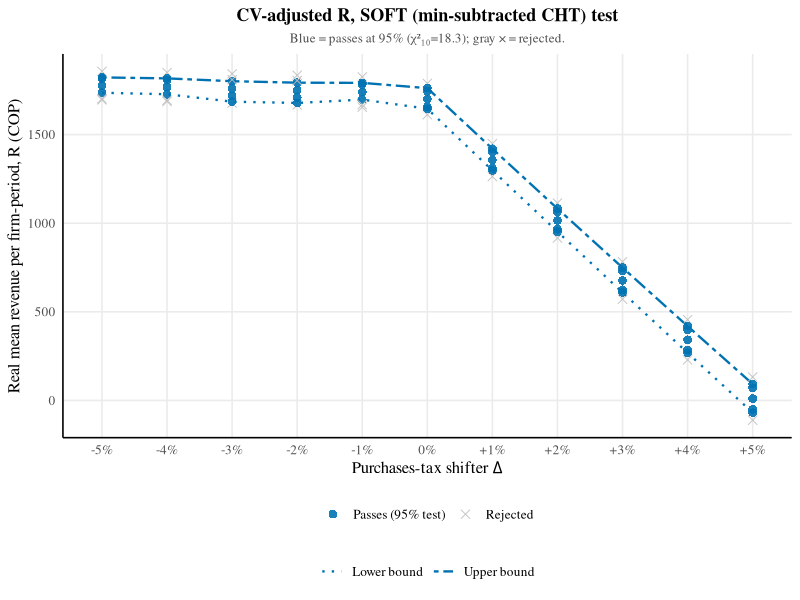
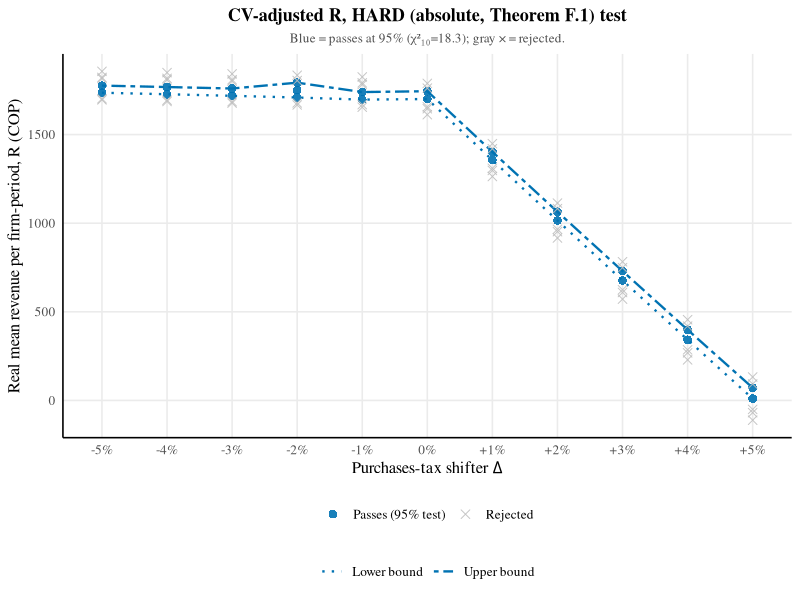

R code for these plots, in order:
## CV-adjusted R (Delta,R) grid: same AK2020-style standard plot as 1296, but
## using the HARD (absolute Theorem F.1, TS_hard=2n*Lhat) test instead of the
## SOFT (min-subtracted CHT, TS_soft=2n*(Lhat-Lhat_min)) test -- both compared
## against the SAME chi2(10,.95) threshold (the standard convention used
## throughout this project's lambdagrid/revgrid scripts: hard and soft differ
## in whether Lhat is min-subtracted, not in the significance level). Reuses
## 1296's already-computed coarse+fine CV data, no new estimation. 2026-09-13.

suppressMessages(library(tidyverse))

n <- 32232; dg <- 10
qc <- qchisq(0.95, dg)
wong_blue <- "#0072B2"; gray_fail <- "grey75"

delta_pct <- function(x) paste0(ifelse(x > 0, "+", ""), round(x * 100, 2), "%")

coarse <- read.csv("Code/Products/1294-coarse-cv-combined.csv")
fine <- read.csv("Code/Products/1294-fine-cv-combined.csv")
df <- bind_rows(coarse, fine) %>%
    mutate(R_round = round(R, 4)) %>% distinct(Delta, R_round, .keep_all = TRUE) %>% select(-R_round)

Lmin <- min(df$Lhat)
cat(sprintf("Global min Lhat = %.6g (at Delta=%.2f, R=%.2f) -> min-subtraction shift = %.3f\n",
            Lmin, df$Delta[which.min(df$Lhat)], df$R[which.min(df$Lhat)], 2 * n * Lmin))
cat(sprintf("chi2(10,.95) = %.3f\n\n", qc))

make_plot <- function(test_type) {
    if (test_type == "soft") {
        dfx <- df %>% mutate(TS = 2 * n * (Lhat - Lmin))
        test_label <- "SOFT (min-subtracted CHT)"
        out_png <- "Paper/images/1297-cv-soft-test.png"
    } else {
        dfx <- df %>% mutate(TS = 2 * n * Lhat)
        test_label <- "HARD (absolute, Theorem F.1)"
        out_png <- "Paper/images/1297-cv-hard-test.png"
    }
    dfx <- dfx %>% mutate(pass = TS <= qc)

    bounds <- dfx %>% group_by(Delta) %>%
        summarise(r_min_tested = min(R), r_max_tested = max(R),
                  lower = suppressWarnings(min(R[pass])), upper = suppressWarnings(max(R[pass])),
                  n_pass = sum(pass), .groups = "drop") %>%
        mutate(open_low = is.finite(lower) & lower <= r_min_tested + 1e-6,
               open_high = is.finite(upper) & upper >= r_max_tested - 1e-6,
               all_reject = n_pass == 0)

    band <- bounds %>% filter(is.finite(lower)) %>% select(Delta, lower, upper) %>%
        pivot_longer(c(lower, upper), names_to = "bound", values_to = "R") %>%
        mutate(bound = recode(bound, lower = "Lower bound", upper = "Upper bound"))

    delta_levels <- sort(unique(dfx$Delta))
    dfx <- dfx %>% mutate(pass_lab = ifelse(pass, "Passes (95% test)", "Rejected"),
                           Delta_f = factor(Delta, levels = delta_levels, labels = delta_pct(delta_levels)))
    band <- band %>% mutate(Delta_f = factor(Delta, levels = delta_levels, labels = delta_pct(delta_levels)))

    open_side_rows <- bounds %>% filter(open_low | open_high)
    open_rays <- if (nrow(open_side_rows) == 0) {
        tibble(Delta = numeric(0), R = numeric(0), Delta_f = factor())
    } else {
        open_side_rows %>% rowwise() %>%
        mutate(ray = list(tibble(R = c(
            if (open_low) lower - 0.12 * (r_max_tested - r_min_tested) else NA,
            if (open_high) upper + 0.12 * (r_max_tested - r_min_tested) else NA
        )))) %>% ungroup() %>% select(Delta, ray) %>% unnest(ray) %>%
        mutate(Delta_f = factor(Delta, levels = delta_levels, labels = delta_pct(delta_levels))) %>%
        filter(!is.na(R))
    }

    p <- ggplot() +
        geom_line(data = band, aes(x = Delta_f, y = R, group = bound, linetype = bound),
                  color = wong_blue, linewidth = 0.8) +
        geom_point(data = dfx, aes(x = Delta_f, y = R, color = pass_lab, shape = pass_lab),
                   size = 2.6, alpha = 0.9) +
        { if (nrow(open_rays) > 0) geom_point(data = open_rays, aes(x = Delta_f, y = R),
                   shape = 17, color = wong_blue, size = 2.6, alpha = 0.7) } +
        scale_color_manual(values = c("Passes (95% test)" = wong_blue, "Rejected" = gray_fail), name = NULL) +
        scale_shape_manual(values = c("Passes (95% test)" = 16, "Rejected" = 4), name = NULL) +
        scale_linetype_manual(values = c("Upper bound" = "twodash", "Lower bound" = "dotted"), name = NULL) +
        guides(color = guide_legend(order = 1), shape = guide_legend(order = 1),
               linetype = guide_legend(order = 2, override.aes = list(color = wong_blue))) +
        labs(x = expression(paste("Purchases-tax shifter ", Delta)), y = "Real mean revenue per firm-period, R (COP)",
             title = paste0("CV-adjusted R, ", test_label, " test"),
             subtitle = paste0("Blue = passes at 95% (χ²₁₀=", round(qc, 1), "); gray × = rejected.")) +
        theme_minimal(base_size = 12) +
        theme(panel.grid.minor = element_blank(), axis.line = element_line(color = "black"),
              plot.title = element_text(family = "Times", size = 13, face = "bold", hjust = 0.5),
              plot.subtitle = element_text(family = "Times", size = 9.5, hjust = 0.5, color = "grey30"),
              legend.position = "bottom", legend.box = "vertical", text = element_text(family = "Times"))

    ggsave(out_png, p, width = 10, height = 7.5, dpi = 300)
    cat(sprintf("Saved: %s\n", out_png))
    bounds
}

cat("=== SOFT test bounds ===\n")
soft_bounds <- make_plot("soft")
print(soft_bounds %>% select(Delta, lower, upper, n_pass, open_low, open_high))

cat("\n=== HARD test bounds ===\n")
hard_bounds <- make_plot("hard")
print(hard_bounds %>% select(Delta, lower, upper, n_pass, open_low, open_high, all_reject))
